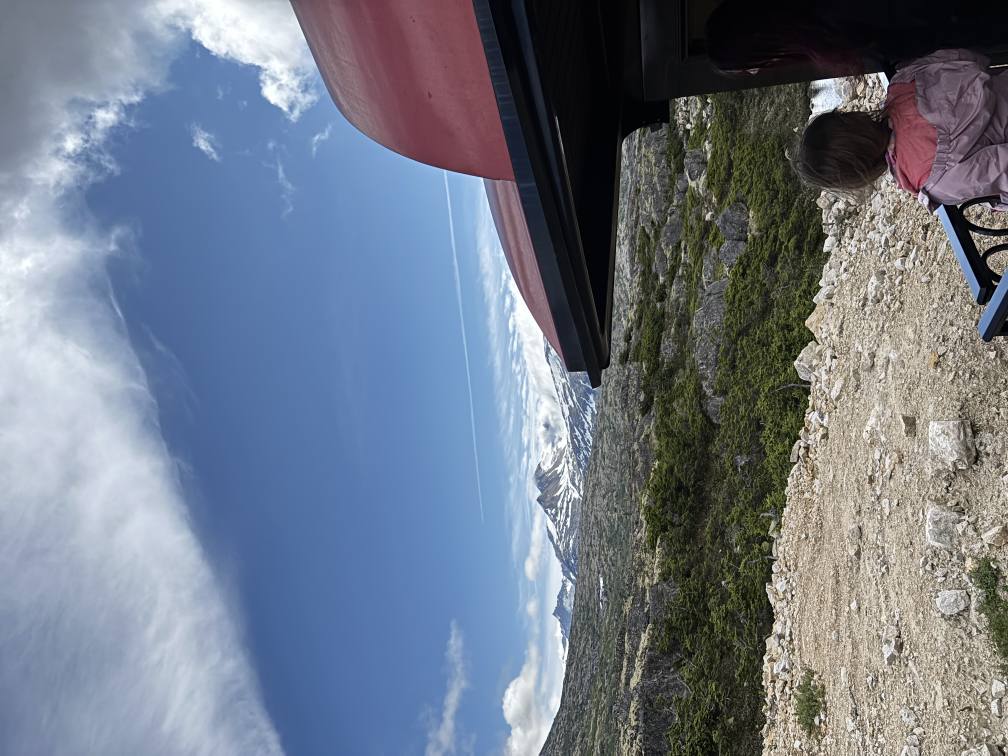
#> input picture images/IMG_5221.JPG, 4032 x 3024 px (shown at 1/4 size); its folder holds only this picture in this run
$ python -i read.py   (imports and definitions only)
#> lines starting #> are read from the running program, lines starting #| are printed output that depends on the picture
import exifread
from pathlib import Path
from datetime import datetime
from PIL import Image, ImageOps, ExifTags

#convert gps coords to decimal
# [7 lines left out: function convert_to_degrees, not called in this run]

#shrink images for thumbnail
def make_thumbnail(img_path, out_folder = 'thumbs', size = (142,200)):
#> called with img_path = 'images/IMG_5221.JPG', out_folder = 'thumbs', size = (142, 200)
    out_dir = Path(out_folder)
    out_dir.mkdir(exist_ok = True)
    img = Image.open(img_path)
#> img is the input picture: PIL image 4032x3024 RGB; mean R, G, B 111.5, 120.5, 135

    #ran into issue where vertical photos are flipped, here is a fix
    try:
        for orient in ExifTags.TAGS.keys():
            if ExifTags.TAGS[orient] == 'Orientation':
                break
        exif = img.getexif()

        if exif[orient] == 3:
            img = img.rotate(180, expand = True)
        elif exif[orient] == 6:
            img = img.rotate(270, expand = True)
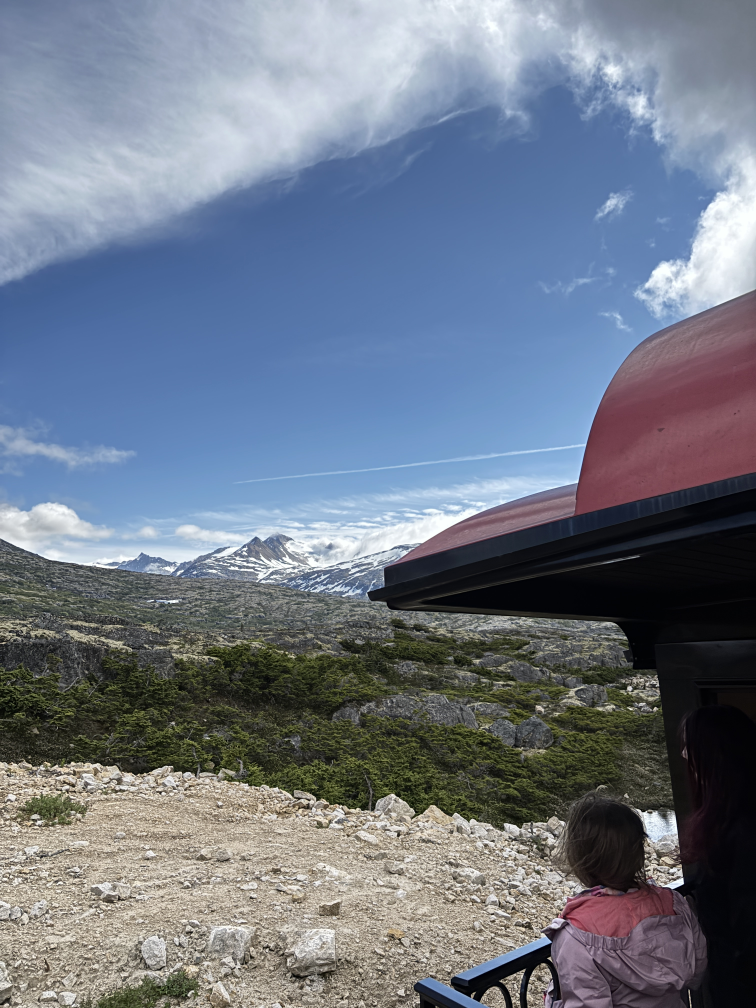
#> img: PIL image 3024x4032 RGB (shown at 1/4 size); mean R, G, B 111.5, 120.5, 135
        elif exif[orient] == 8:
            img = img.rotate(90, expand = True)
    except (AttributeError, KeyError, IndexError):
        pass

    img = ImageOps.expand(img, border = 200, fill = 'white') #add border
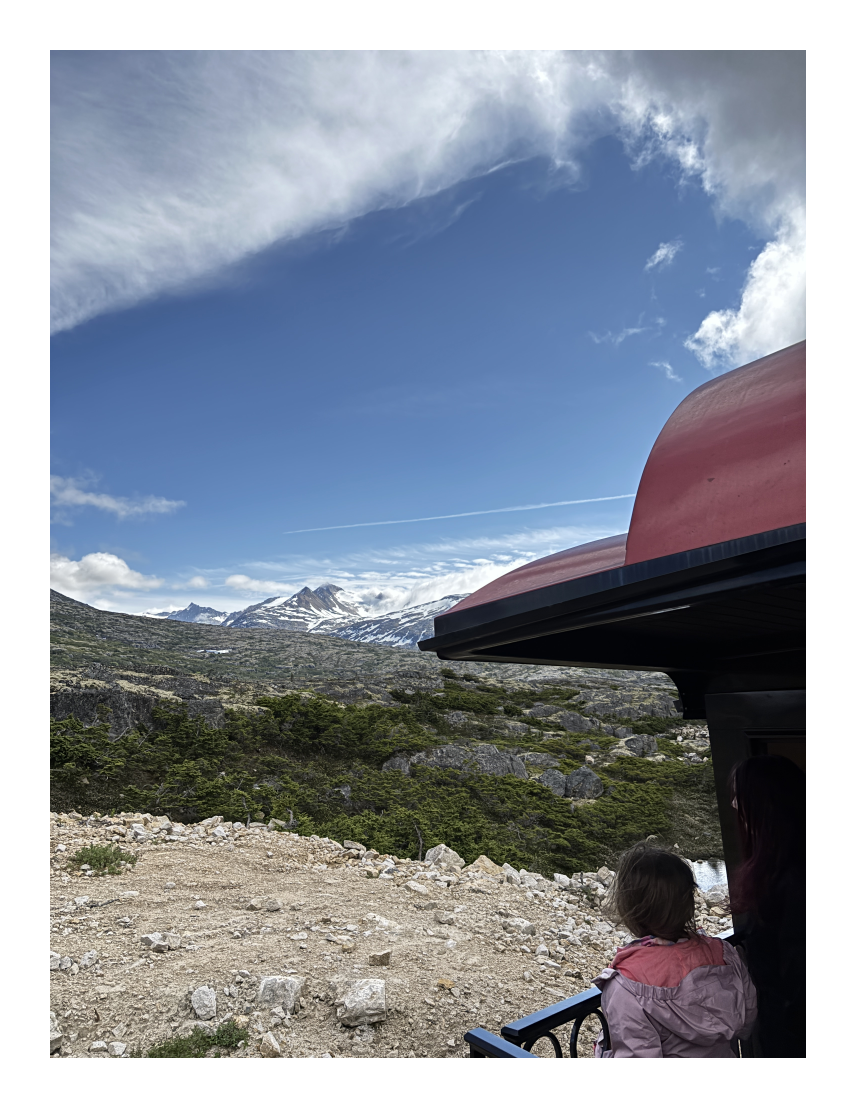
#> img: PIL image 3424x4432 RGB (shown at 1/4 size); mean R, G, B 139.7, 146.9, 158.6

    img.thumbnail(size, Image.Resampling.LANCZOS)
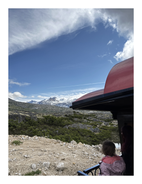
#> img: PIL image 142x184 RGB; mean R, G, B 139.6, 146.9, 158.5

    out_path = out_dir/Path(img_path).name
    img.save(out_path)
    return str(out_path)

#extract exif matadata
# [42 lines left out: function get_exif_data, not called in this run]


#print(get_exif_data('images/'))

>>> result = make_thumbnail('images/IMG_5221.JPG')

$ run again, on images/IMG_5317.JPG
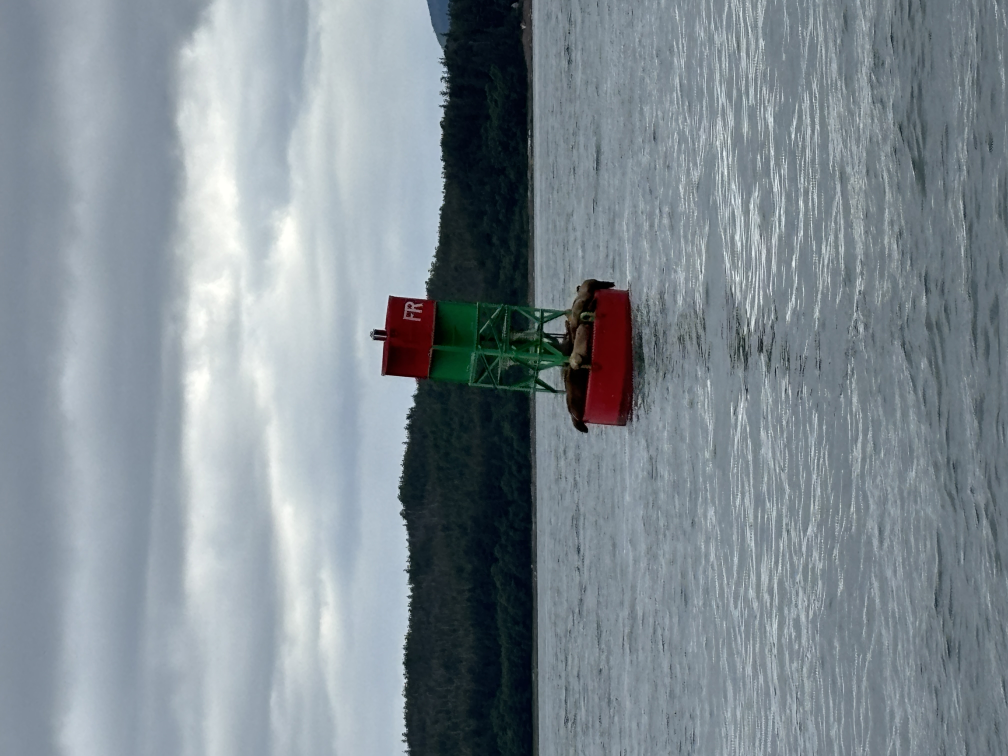
#> input picture images/IMG_5317.JPG, 4032 x 3024 px (shown at 1/4 size)
#> in make_thumbnail, img is the input picture: PIL image 4032x3024 RGB; mean R, G, B 128.4, 139.2, 146.5
#> in make_thumbnail, `img = img.rotate(270, expand = True)`:
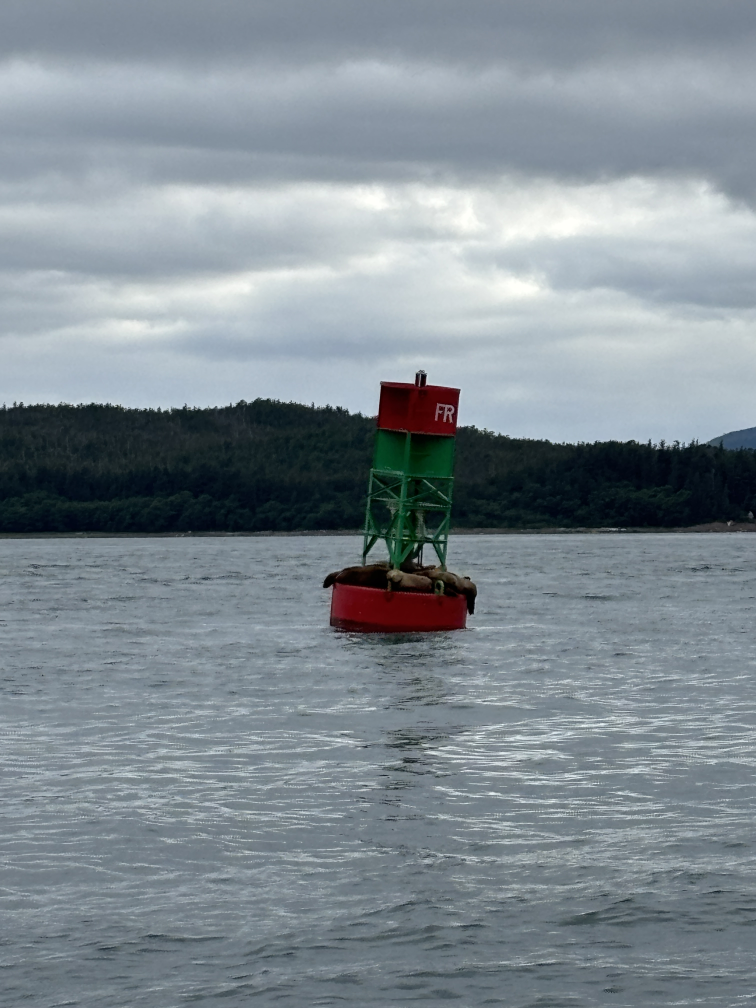
#> img: PIL image 3024x4032 RGB (shown at 1/4 size); mean R, G, B 128.4, 139.2, 146.5
#> in make_thumbnail, `img.thumbnail(size, Image.Resampling.LANCZOS)`:
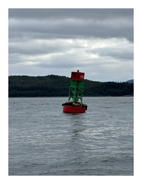
#> img: PIL image 142x184 RGB; mean R, G, B 153.2, 161.9, 167.8
